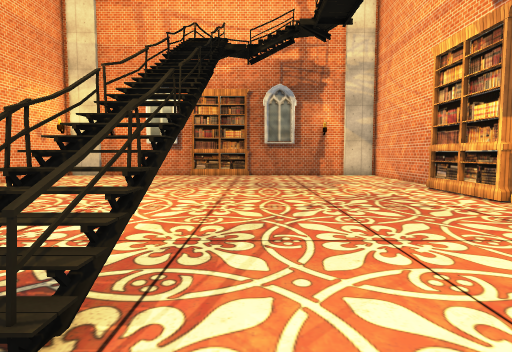
View 1 (above)

14 first-person views from a walk through a 3-D level made in the Unity game engine. The camera is 1.5 m above the floor, tilts 4° down and sees 80° across. The floor is counted in squares, 1 m on a side. Each view is taken from the middle of a square. On the plan, view 1 faces up. The plan holds only what a view shows up to about 15 squares ahead; the rest is blank. The player is left out. Some surface patterns are stand-ins.

View 2
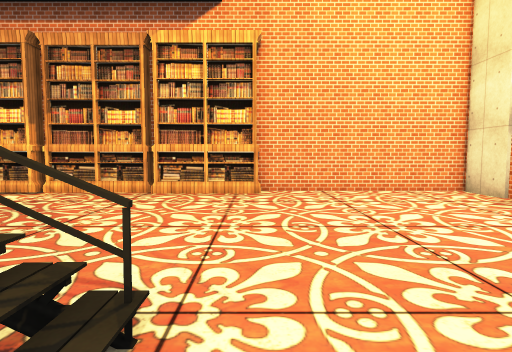

View 3
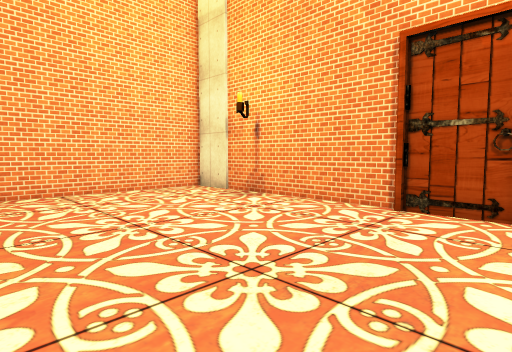

View 4
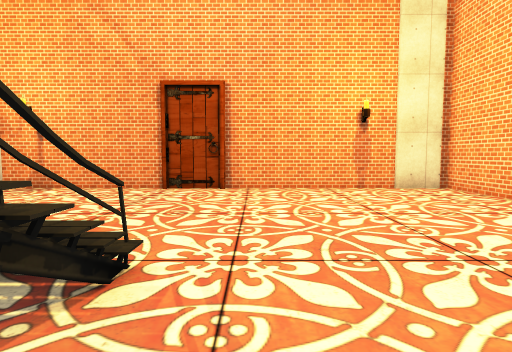

View 5
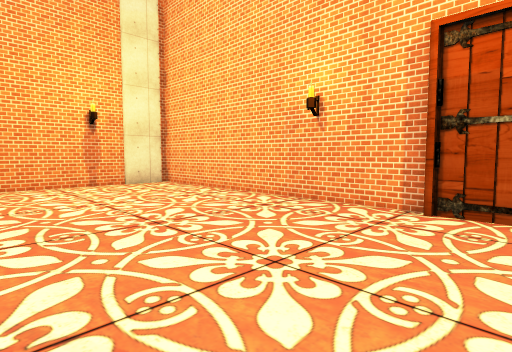

View 6
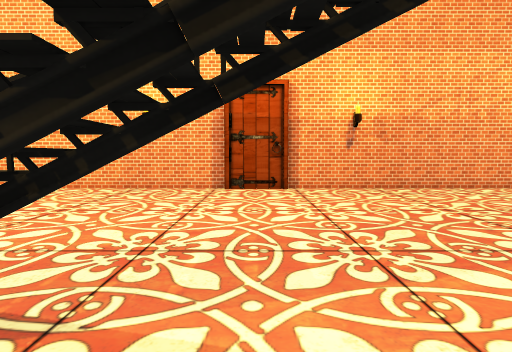

View 7
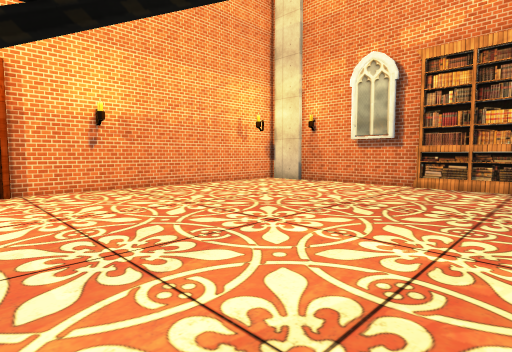

View 8
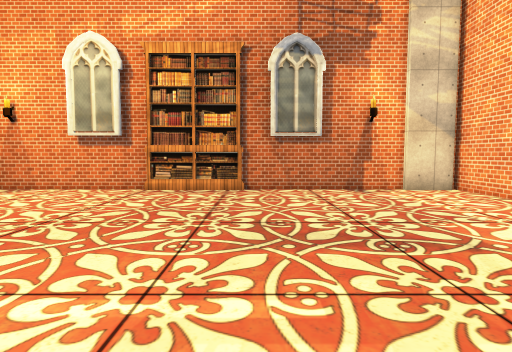

View 9
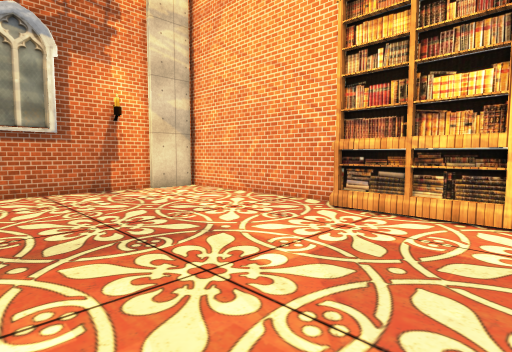

View 10
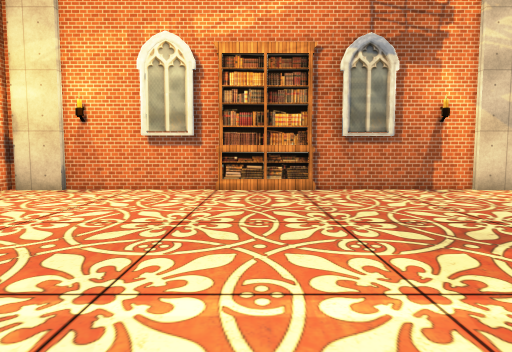

View 11
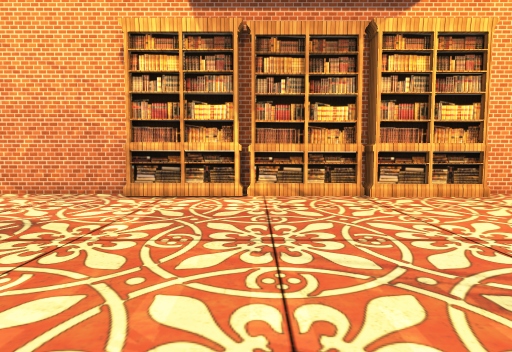

View 12
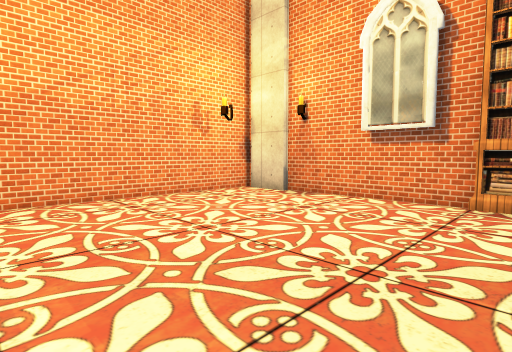

View 13
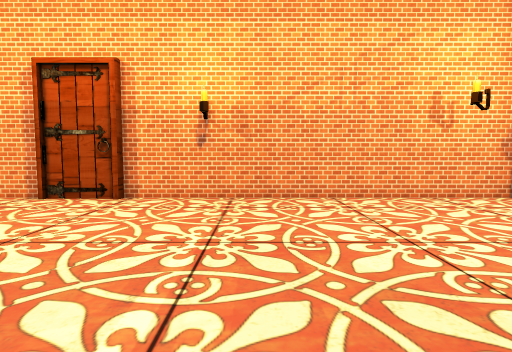

View 14
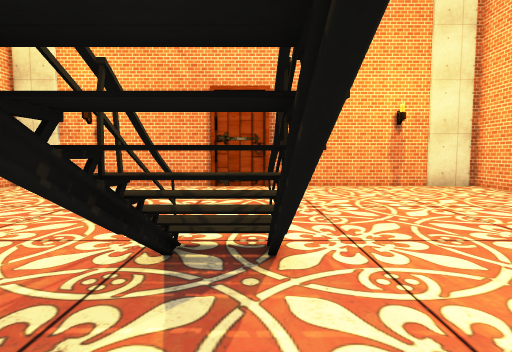

### Floor plan
Key: @ floor where view 1 was taken; # wall or solid block; . floor; = window, fence, low wall or low ledge; B bookshelf; T thing the floor can be seen under or through.
Columns run from 14 left of view 1 to 9 right of it. Each row starts with its distance up from view 1.
 22 ##########BBBB##########
 21 #......................#
 20 #......................#
 19 #......................#
 18 #......................#
 17 #......................#
 16 #......................#
 15 #......................#
 14 #.....................B#
 13 #.....................B
 12 #.....................B
 11 #.....................B
 10 #.....................BB
  9 #.....................BB
  8 ##....................B
  7 ##....................B
  6 ##.........TT.........B
  5 #..........TT.........#B
  4 #..........TT.........B
  3 #..........=#.........B
  2 #..........##.........B
  1 #.....................B#
  0 #.............@........#
 -1 #......................#
 -2 #......................#
 -3 #......................#
 -4 #......................#
 -5 #......................#
 -6 #......................#
 -7 #......................#
 -8 ########################

Positions as (right, up) in squares from view 1, and headings:
1: (0, 0), facing up
2: (-4, 1), facing right
3: (-4, 1), facing down-right
4: (-5, 6), facing down
5: (-5, 8), facing down-left
6: (0, 7), facing left
7: (0, 7), facing up-left
8: (0, 9), facing up
9: (0, 9), facing up-right
10: (-3, 9), facing up
11: (-3, 9), facing right
12: (-3, 12), facing up-left
13: (-3, 13), facing left
14: (-3, 7), facing down
